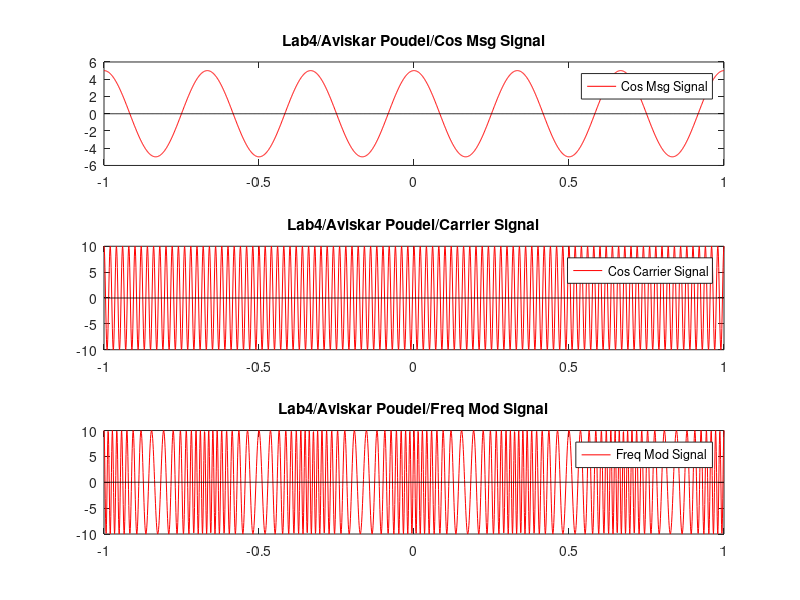

The MATLAB script that drew this image:
am = 5;
fm = 3;
t = -1:0.001:1;

msg = am*cos(2*pi*fm*t);  

subplot(3,1,1)
plot(t, msg, '-red')
hold on
plot(t, zeros(size(t)), '-black')
title('Lab4/Aviskar Poudel/Cos Msg Signal')
legend('Cos Msg Signal')

ac = 10;
fc = 50;

carrier = ac*cos(2*pi*fc*t);

subplot(3,1,2)
plot(t, carrier, '-red')
hold on
plot(t, zeros(size(t)), '-black')
title('Lab4/Aviskar Poudel/Carrier Signal')
legend('Cos Carrier Signal')

kf = 5; 
beta = (kf*am)/fm;

FM = ac*cos(2*pi*fc*t + beta*sin(2*pi*fm*t));

subplot(3,1,3)
plot(t, FM, '-red')
hold on
plot(t, zeros(size(t)), '-black')
title('Lab4/Aviskar Poudel/Freq Mod Signal')
legend('Freq Mod Signal')
